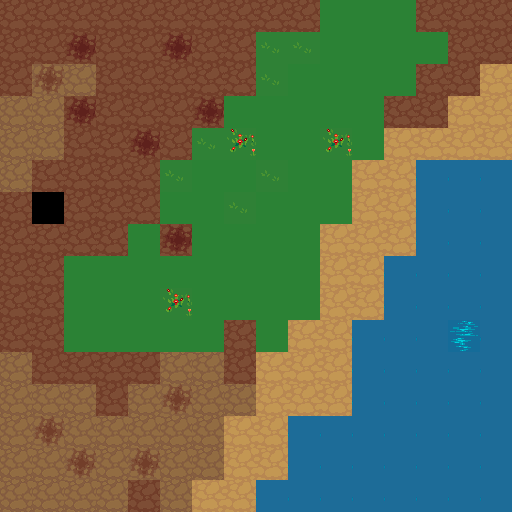

A level layout from a 2D game, rendered from its tile map. Below: a short description, then the map file with its tile-grid data intact:
An orthogonal 16x16 tile map with 32x32 px tiles, 1 tile layer (Tile Layer 1), 3 tilesets.

<map version="1.2" tiledversion="1.3.5" orientation="orthogonal" renderorder="right-down" width="16" height="16" tilewidth="32" tileheight="32" infinite="0" nextlayerid="4" nextobjectid="2">
 <editorsettings>
  <export target="map1_16x16.tmx" format="tmx" />
 </editorsettings>
 <tileset firstgid="1" source="Dirt.tsx" />
 <tileset firstgid="9" source="Grass.tsx" />
 <tileset firstgid="12" source="water.tsx" />
 <layer id="1" name="Tile Layer 1" width="16" height="16">
  <data encoding="csv">
2,2,2,2,2,2,2,2,2,2,10,10,10,2,2,2,
2,2,7,2,2,7,2,2,9,9,10,10,10,10,2,2,
2,4,6,2,2,2,2,2,9,10,10,10,10,2,2,3,
6,6,7,2,2,2,7,10,10,10,10,10,2,2,3,3,
6,6,2,2,7,2,9,11,10,10,11,10,3,3,3,3,
6,2,2,2,2,9,10,10,9,10,10,3,3,13,13,13,
2,0,2,2,2,10,10,9,10,10,10,3,3,13,13,13,
2,2,2,2,10,7,10,10,10,10,3,3,3,13,13,13,
2,2,10,10,10,10,10,10,10,10,3,3,13,13,13,13,
2,2,10,10,10,11,10,10,10,10,3,3,13,13,13,13,
2,2,10,10,10,10,10,2,10,3,3,13,13,13,12,13,
6,2,2,2,2,6,6,2,3,3,3,13,13,13,13,13,
6,6,6,2,6,4,6,6,3,3,3,13,13,13,13,13,
6,4,6,6,6,6,6,3,3,13,13,13,13,13,13,13,
6,6,4,6,4,6,6,3,3,13,13,13,13,13,13,13,
6,6,6,6,2,6,3,3,13,13,13,13,13,13,13,13
</data>
 </layer>
</map>